Frame 1 (no input): blank canvas, image omitted
Frame 60 (no input): blank canvas, image omitted
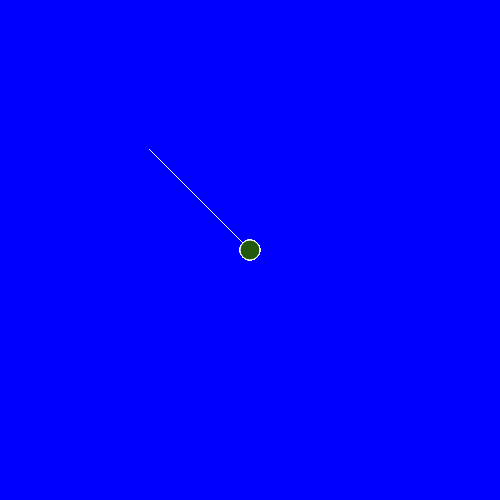
Frame 120 (the mouse pressed at the canvas centre since frame 60)

The p5.js sketch whose frames 1 and 60 were blank and that drew this single picture after the mouse press (run headless with seeded random() and noise() and a simulated clock; from frame 60 on, the mouse is pressed at the canvas centre):

// p5.js sketch
// ── sketch.js
//This block of code serves to set up the canvas size, and background color. This gives us a space to work in
function setup() {
  createCanvas(500, 500);
  background(0, 0, 255);
}
//This block of code is for the drawing of the lines and circles. It executes the draw command
function draw() {
  if(mouseIsPressed) {
    stroke(255, 255, 255);
    line(150, 150, mouseX, mouseY);
    fill(random(225),random(225),random(0,225))
    ellipse(mouseX, mouseY,20,20);
}
}
